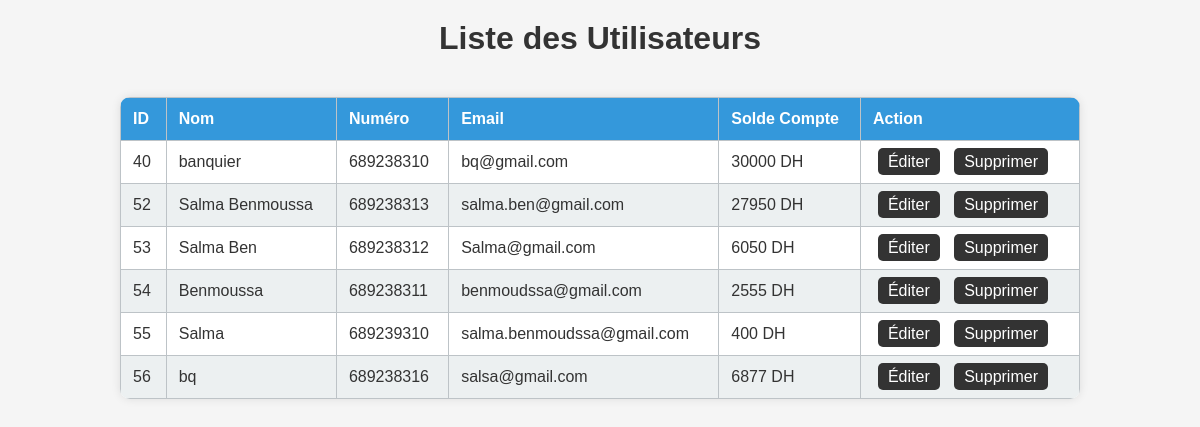
Page /maj_suppression_client.php (signed in) on the committed database.
### tables this page shows
CREATE TABLE `users` (
  `id` int(100) NOT NULL,
  `name` varchar(100) NOT NULL,
  `email` varchar(100) NOT NULL,
  `password` varchar(100) NOT NULL,
  `user_type` varchar(20) NOT NULL DEFAULT 'client',
  `phone` int(100) NOT NULL,
  `soldeCompte` int(100) NOT NULL
);

### maj_suppression_client.php (the view, shortened to what this page needs)
<?php
@include 'configuration.php';
$query = "SELECT * FROM users";
$result = mysqli_query($conn, $query);
?>
<!DOCTYPE html>
<html lang="en">
<head>
</head>
<body>
    <h1>Liste des Utilisateurs</h1>
    <table>
        <thead>
            <tr>
                <th>ID</th>
                <th>Nom</th>
                <th>Numéro</th>
                <th>Email</th>
                <th>Solde Compte</th>
                <th>Action</th>
            </tr>
        </thead>
        <tbody>
            <?php
            while ($row = mysqli_fetch_assoc($result)) {
                echo "<tr>";
                echo "<td>{$row['id']}</td>";
                echo "<td>{$row['name']}</td>";
                echo "<td>{$row['phone']}</td>";
                echo "<td>{$row['email']}</td>";
                echo "<td>{$row['soldeCompte']} DH</td>";
                echo "<td>
                        <a href='editer_client.php?id={$row['id']}'>Éditer</a>
                        <a href='supprimer_client.php?id={$row['id']}' onclick='return confirm(\"Êtes-vous sûr de vouloir supprimer cet utilisateur ?\")'>Supprimer</a>
                      </td>";
                echo "</tr>";
            }
            ?>
        </tbody>
    </table>
</body>
</html>

### maj_suppression_client.php (style rules this page uses)
body { font-family: Arial, sans-serif; background-color: #f5f5f5; margin: 0; padding: 0; display: flex; flex-direction: column; align-items: center; }
h1 { text-align: center; color: #333; margin: 20px 0; }
table { width: 80%; margin: 20px auto; border-collapse: collapse; background-color: #ffffff; box-shadow: 0 0 10px rgba(0, 0, 0, 0.1); border-radius: 10px; overflow: hidden; }
th, td { border: 1px solid #bdc3c7; padding: 12px; text-align: left; }
th { background-color: #3498db; color: #ffffff; }
td { color: #333333; }
tr:nth-child(even) { background-color: #ecf0f1; }
a { text-decoration: none; padding: 5px 10px; margin: 0 5px; border-radius: 5px; transition: background-color 0.3s ease; background-color: #333; color: #ffffff; }

### rows in the picture
users: id "40", name "banquier", phone "689238310", email "bq@gmail.com", soldeCompte "30000"
users: id "52", name "Salma Benmoussa", phone "689238313", email "salma.ben@gmail.com", soldeCompte "27950"
users: id "53", name "Salma Ben", phone "689238312", email "Salma@gmail.com", soldeCompte "6050"
users: id "54", name "Benmoussa", phone "689238311", email "benmoudssa@gmail.com", soldeCompte "2555"
users: id "55", name "Salma", phone "689239310", email "salma.benmoudssa@gmail.com", soldeCompte "400"
users: id "56", name "bq", phone "689238316", email "salsa@gmail.com", soldeCompte "6877"
